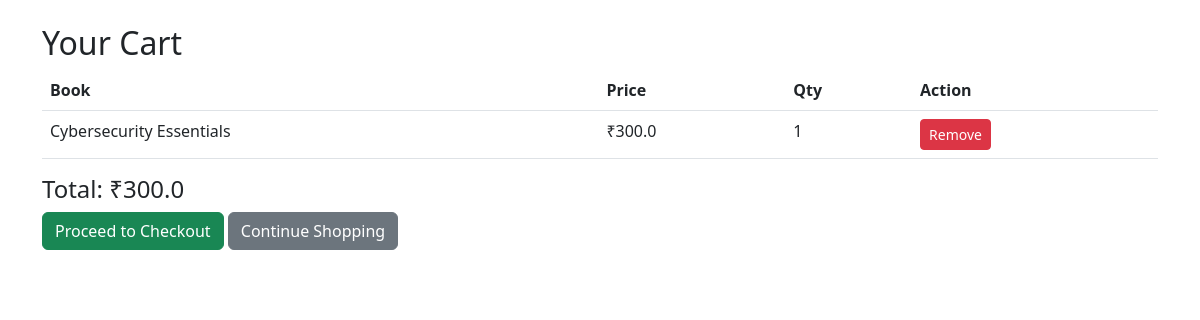
The app's page /cart/ (signed in) with its own data.
### cart/models.py (models this page shows)
class Cart(models.Model):
    user=models.ForeignKey(User,on_delete=models.CASCADE)
    book=models.ForeignKey(Book,on_delete=models.CASCADE)
    quantity=models.IntegerField(default=1)

### store/models.py (models this page shows, shortened)
class Book(models.Model):
    title=models.CharField(max_length=200)
    author=models.CharField(max_length=200)
    price=models.FloatField()
    category=models.ForeignKey(Category,on_delete=models.CASCADE)

### cart/views.py (the view)
# urls.py: path('',views.cart_view,name='cart'),
@login_required
def cart_view(request):
    items=Cart.objects.filter(user=request.user)
    total=sum(i.book.price*i.quantity for i in items)
    return render(request,'cart.html',{'cart_items':items,'total':total})

### templates/cart.html (shortened to what this page needs)
<!DOCTYPE html>
<html>
<head>
<link href="https://cdn.jsdelivr.net/npm/bootstrap@5.3.0/dist/css/bootstrap.min.css" rel="stylesheet">
</head>
<body class="container mt-4">
<h2>Your Cart</h2>
{% if cart_items %}
<table class="table">
<tr><th>Book</th><th>Price</th><th>Qty</th><th>Action</th></tr>
{% for i in cart_items %}
<tr>
<td>{{ i.book.title }}</td>
<td>₹{{ i.book.price }}</td>
<td>{{ i.quantity }}</td>
<td><a href="{% url 'remove_from_cart' i.id %}" class="btn btn-danger btn-sm">Remove</a></td>
</tr>
{% endfor %}
</table>
<h4>Total: ₹{{ total }}</h4>
<a href="/orders/checkout/" class="btn btn-success">Proceed to Checkout</a>
{% else %}
<p>Cart is empty.</p>
{% endif %}
<a href="/" class="btn btn-secondary">Continue Shopping</a>
</body>
</html>

### records on screen
Cart: book "Cybersecurity Essentials", book.price "300.0", quantity "1"

### other values on screen
{{ total }} "300.0"
